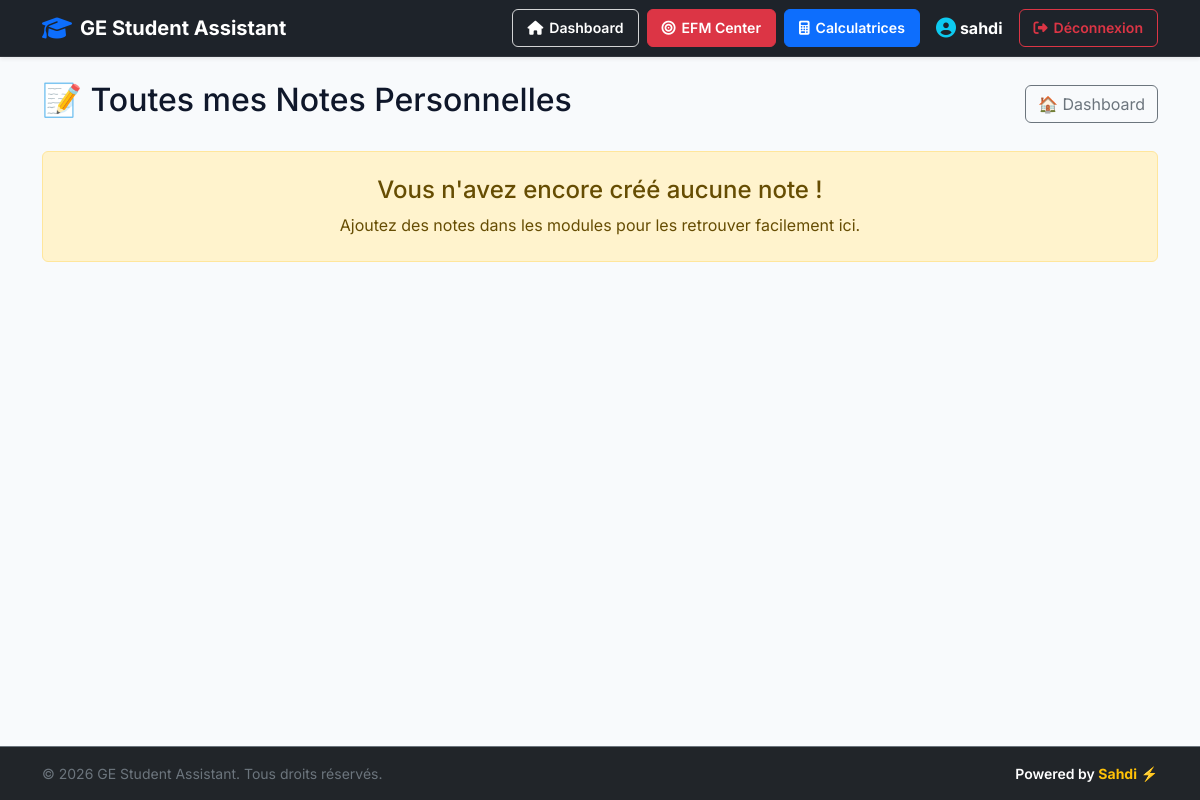
The app's page /all-notes (signed in), older data.
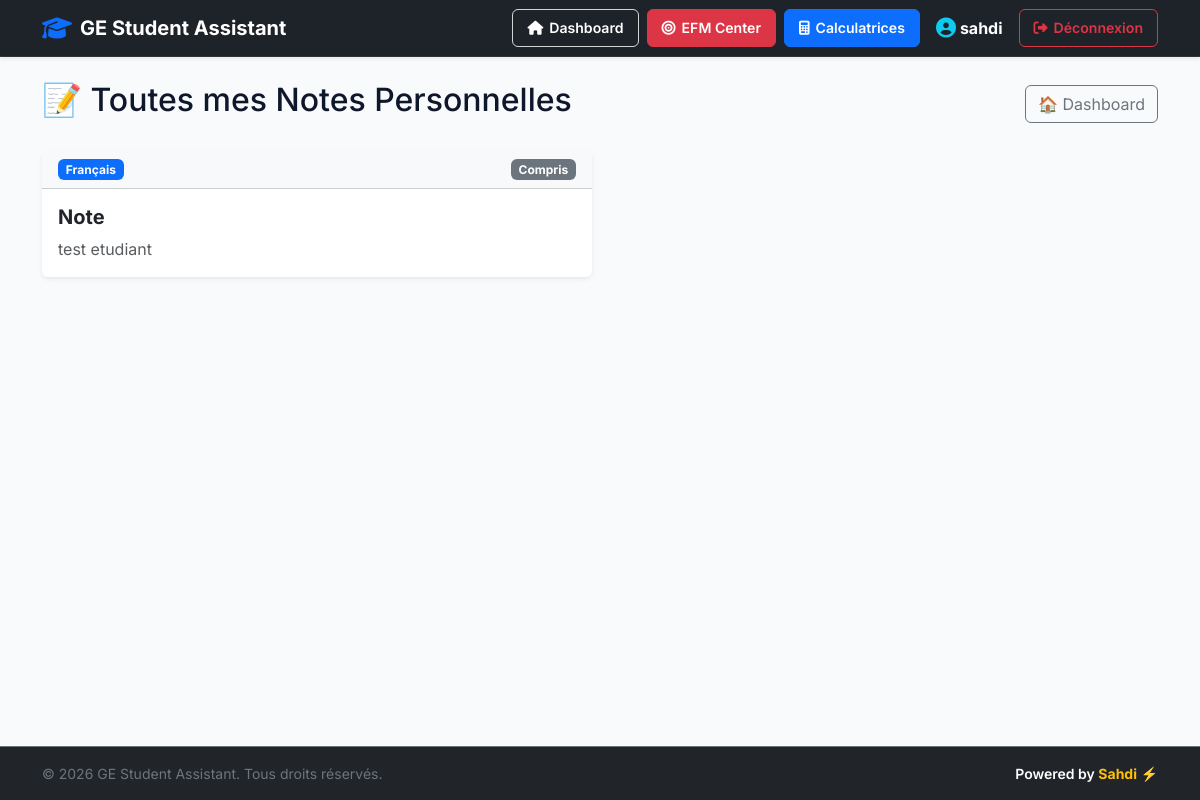
The same page, newer data.
### tables this page shows
CREATE TABLE notes (
            id INTEGER PRIMARY KEY AUTOINCREMENT,
            module_id INTEGER NOT NULL,
            title TEXT NOT NULL,
            content TEXT NOT NULL,
            created_at TIMESTAMP DEFAULT CURRENT_TIMESTAMP, status TEXT DEFAULT 'Compris', user_id INTEGER DEFAULT 1,
            FOREIGN KEY (module_id) REFERENCES modules(id)
        );

CREATE TABLE modules (
            id INTEGER PRIMARY KEY AUTOINCREMENT,
            name TEXT NOT NULL,
            type TEXT NOT NULL,
            icon TEXT
        );

### app.py (the view)
@app.route("/all-notes")
def all_notes():
    if not g.user:
        return redirect("/login")
    conn = get_db()
    notes = conn.execute("""
        SELECT notes.*, modules.name as module_name
        FROM notes
        LEFT JOIN modules ON notes.module_id = modules.id
        WHERE notes.user_id = ?
        ORDER BY notes.id DESC
    """, (g.user["id"],)).fetchall()
    conn.close()
    return render_template("all_notes.html", notes=notes)

### app.py (called while the page is built)
def get_db():
    conn = sqlite3.connect("database.db")
    conn.row_factory = sqlite3.Row
    return conn

@app.before_request
def load_logged_in_user():
    user_id = session.get("user_id")
    if user_id is None:
        g.user = None
    else:
        conn = get_db()
        g.user = conn.execute("SELECT * FROM users WHERE id = ?", (user_id,)).fetchone()
        conn.close()

### templates/all_notes.html (shortened to what this page needs)
{% extends "base.html" %}
{% block content %}
<div class="d-flex justify-content-between align-items-center mb-4">
    <h2>📝 Toutes mes Notes Personnelles</h2>
    <a href="/" class="btn btn-outline-secondary">🏠 Dashboard</a>
</div>
{% if notes %}
    <div class="row g-3">
        {% for n in notes %}
        <div class="col-md-6">
            <div class="card shadow-sm border-0 h-100">
                <div class="card-header bg-light d-flex justify-content-between align-items-center">
                    <span class="badge bg-primary">
                        {{ n['module_name'] if n['module_name'] else 'Général' }}
                    </span>
                    <span class="badge bg-secondary">{{ n['status'] }}</span>
                </div>
                <div class="card-body">
                    <h5 class="card-title fw-bold">{{ n['title'] }}</h5>
                    <p class="card-text text-muted">{{ n['content'] }}</p>
                </div>
            </div>
        </div>
        {% endfor %}
    </div>
{% else %}
    <div class="alert alert-warning text-center py-4">
        <h4>Vous n'avez encore créé aucune note !</h4>
        <p class="mb-0">Ajoutez des notes dans les modules pour les retrouver facilement ici.</p>
    </div>
{% endif %}
{% endblock %}

Row changes from the older to the newer data that the page shows:
added notes: name "Français", status "Compris", title "Note", content "test etudiant"
Text that changed along with them:
text no longer shown: "Vous n'avez encore créé aucune note ! Ajoutez des notes dans les modules pour les retrouver facilement ici."
